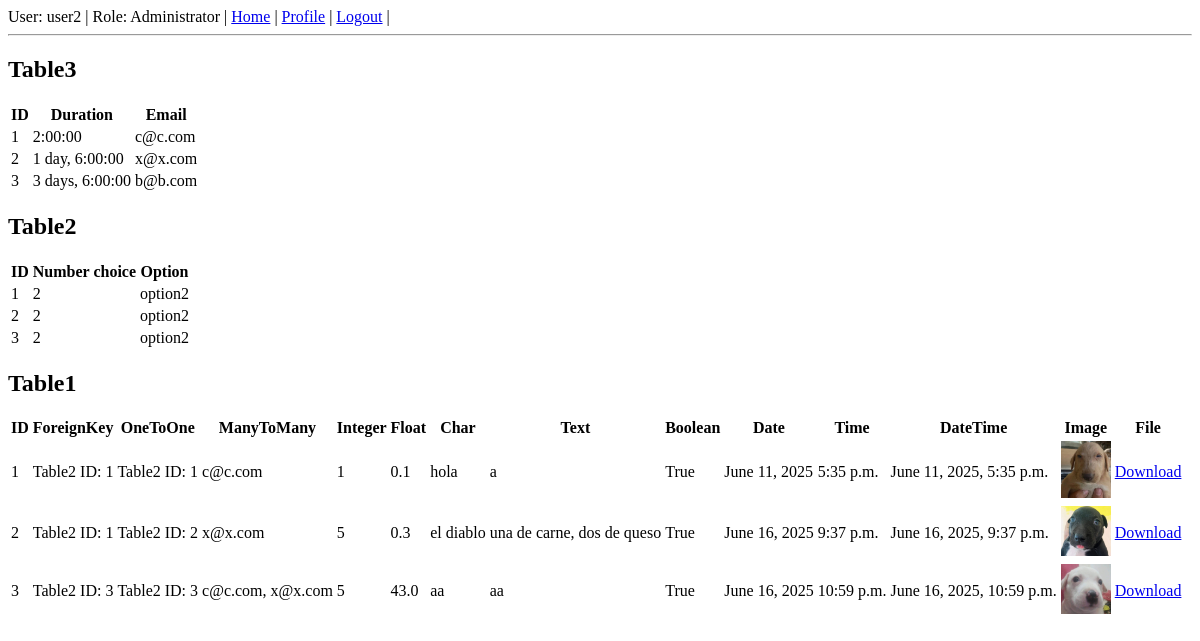
Before: /get_data (signed in) with the older database file.
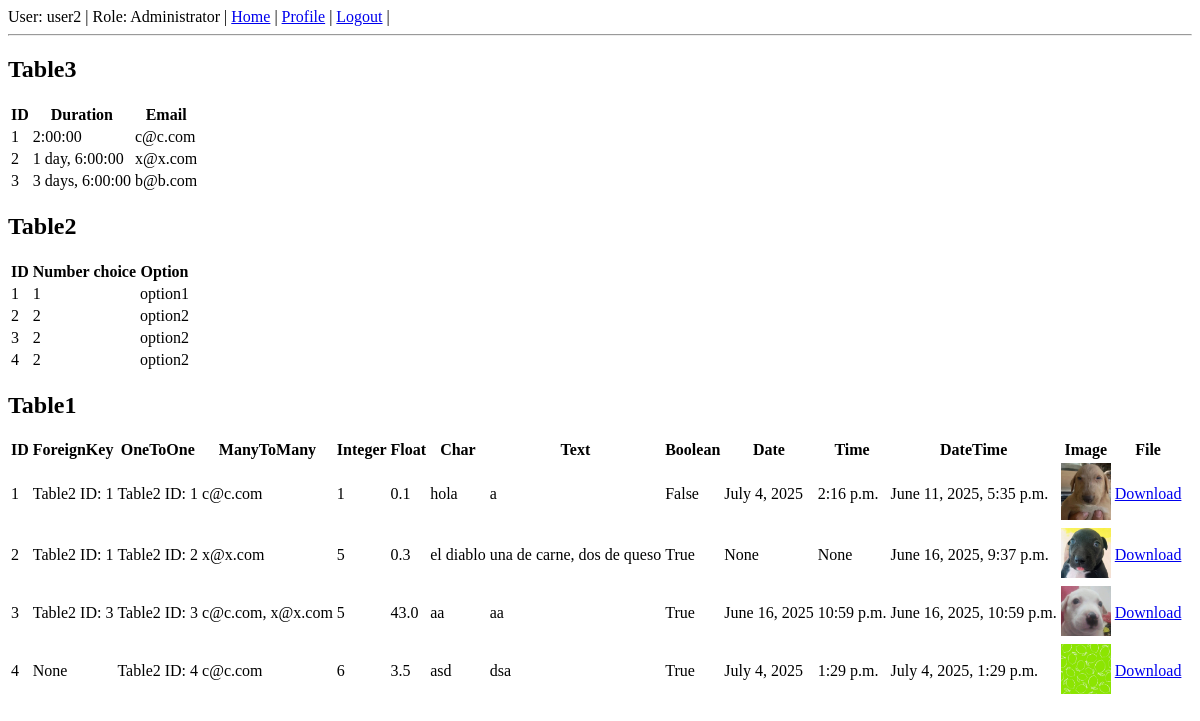
After: the same page with the newer database file.
### rest_basic/models.py (models this page shows, shortened)
class Table3(models.Model):
    duration_field = models.DurationField()
    email_field = models.EmailField(max_length=254, unique=True)

class Table2(models.Model):
    CHOICES = (
        (1, 'option1'),
        (2, 'option2'),
    )
    positive_small_int = models.PositiveSmallIntegerField(choices=CHOICES, default=1)
    def __str__(self):
        return f"Table2 ID: {self.id}"

class Table1(models.Model):
    foreign_key = models.ForeignKey(Table2, on_delete=models.CASCADE, related_name='table1_foreign', null=True, blank=True)
    one_to_one = models.OneToOneField(Table2, on_delete=models.CASCADE, related_name='table1_one', null=True, blank=True)
    many_to_many = models.ManyToManyField(Table3, related_name='table1_many', blank=True)
    integer_field = models.IntegerField(null=True, blank=True)      # Integer value (optional)
    float_field = models.FloatField(null=True, blank=True)          # Floating point number
    char_field = models.CharField(max_length=15)                    # Short text with max length
    text_field= models.TextField(blank=True)                        # Long text (optional)
    boolean_field = models.BooleanField(default=False)              # True or False
    date_field = models.DateField(null=True, blank=True)           # Date only
    time_field = models.TimeField(null=True, blank=True)           # Time only
    datetime_field = models.DateTimeField(null=True, blank=True)   # Full date and time
    image_field = models.ImageField(upload_to='images/', null=True, blank=True)  # For image files
    file_field = models.FileField(upload_to='files/', null=True, blank=True)     # For general files

### rest_basic/views.py (the view)
# urls.py: path('get_data', views.get_data, name='get_data'),
@require_GET
@permission_required('rest_basic.view_data', raise_exception=True)
def get_data(request):
    table3 = Table3.objects.all()
    table2 = Table2.objects.all()
    table1 = Table1.objects.all()
    return render(request, 'get_data.html',{"table3":table3,"table2":table2,"table1":table1})

### rest_basic/templates/get_data.html
{% extends "base.html" %}
{% block body %}
    <h2>Table3</h2>
    <table>
        <thead>
            <tr>
                <th>ID</th>
                <th>Duration</th>
                <th>Email</th>
            </tr>
        </thead>
        <tbody>
            {% for entry in table3 %}
            <tr>
                <td>{{ entry.id }}</td>
                <td>{{ entry.duration_field }}</td>
                <td>{{ entry.email_field }}</td>
            </tr>
            {% empty %}
            <tr><td colspan="3">Table3 is empty</td></tr>
            {% endfor %}
        </tbody>
    </table>
    <h2>Table2</h2>
    <table>
        <thead>
            <tr>
                <th>ID</th>
                <th>Number choice</th>
                <th>Option</th>
            </tr>
        </thead>
        <tbody>
            {% for entry in table2 %}
            <tr>
                <td>{{ entry.id }}</td>
                <td>{{ entry.positive_small_int}}</td>
                <td>{{ entry.get_positive_small_int_display }}</td>
            </tr>
            {% empty %}
            <tr><td colspan="3">Table2 is empty</td></tr>
            {% endfor %}
        </tbody>
    </table>
    <h2>Table1</h2>
    <table>
        <thead>
            <tr>
                <th>ID</th>
                <th>ForeignKey</th>
                <th>OneToOne</th>
                <th>ManyToMany</th>
                <th>Integer</th>
                <th>Float</th>
                <th>Char</th>
                <th>Text</th>
                <th>Boolean</th>
                <th>Date</th>
                <th>Time</th>
                <th>DateTime</th>
                <th>Image</th>
                <th>File</th>
            </tr>
        </thead>
        <tbody>
            {% for entry in table1 %}
             <tr>
                <td>{{ entry.id }}</td>
                <td>{{ entry.foreign_key }}</td>
                <td>{{ entry.one_to_one }}</td>
                <td>
                    {% for m in entry.many_to_many.all %}
                        {{ m.email_field }}{% if not forloop.last %}, {% endif %}
                    {% empty %}
                        -
                    {% endfor %}
                </td>
                <td>{{ entry.integer_field }}</td>
                <td>{{ entry.float_field }}</td>
                <td>{{ entry.char_field }}</td>
                <td>{{ entry.text_field|default:"-" }}</td>
                <td>{{ entry.boolean_field }}</td>
                <td>{{ entry.date_field }}</td>
                <td>{{ entry.time_field }}</td>
                <td>{{ entry.datetime_field }}</td>
                <td>
                    {% if entry.image_field %}
                        <img src="{{ entry.image_field.url }}" alt="img" width="50">
                    {% else %}
                        -
                    {% endif %}
                </td>
                <td>
                    {% if entry.file_field %}
                        <a href="{{ entry.file_field.url }}">Download</a>
                    {% else %}
                        -
                    {% endif %}
                </td>
            </tr>
            {% empty %}
            <tr><td colspan="6">Table1 is empty</td></tr>
            {% endfor %}
        </tbody>
    </table>
{% endblock %}

Changed rows visible on the page:
changed Table2 id 1: positive_small_int "2" → "1"; positive_small_int "option2" → "option1"
added Table2: id "4", positive_small_int "2", positive_small_int "option2"
changed Table1 "hola": boolean_field "True" → "False"; date_field "June 11, 2025" → "July 4, 2025"; time_field "5:35 p.m." → "2:16 p.m."
changed Table1 "el diablo": date_field "June 16, 2025" → "None"; time_field "9:37 p.m." → "None"
added Table1: id "4", foreign_key "None", one_to_one "Table2 ID: 4", integer_field "6", float_field "3.5", char_field "asd", text_field "dsa", boolean_field "True", date_field "July 4, 2025", time_field "1:29 p.m.", datetime_field "July 4, 2025, 1:29 p.m.", image_field (picture), Table3 (email_field "c@c.com")
